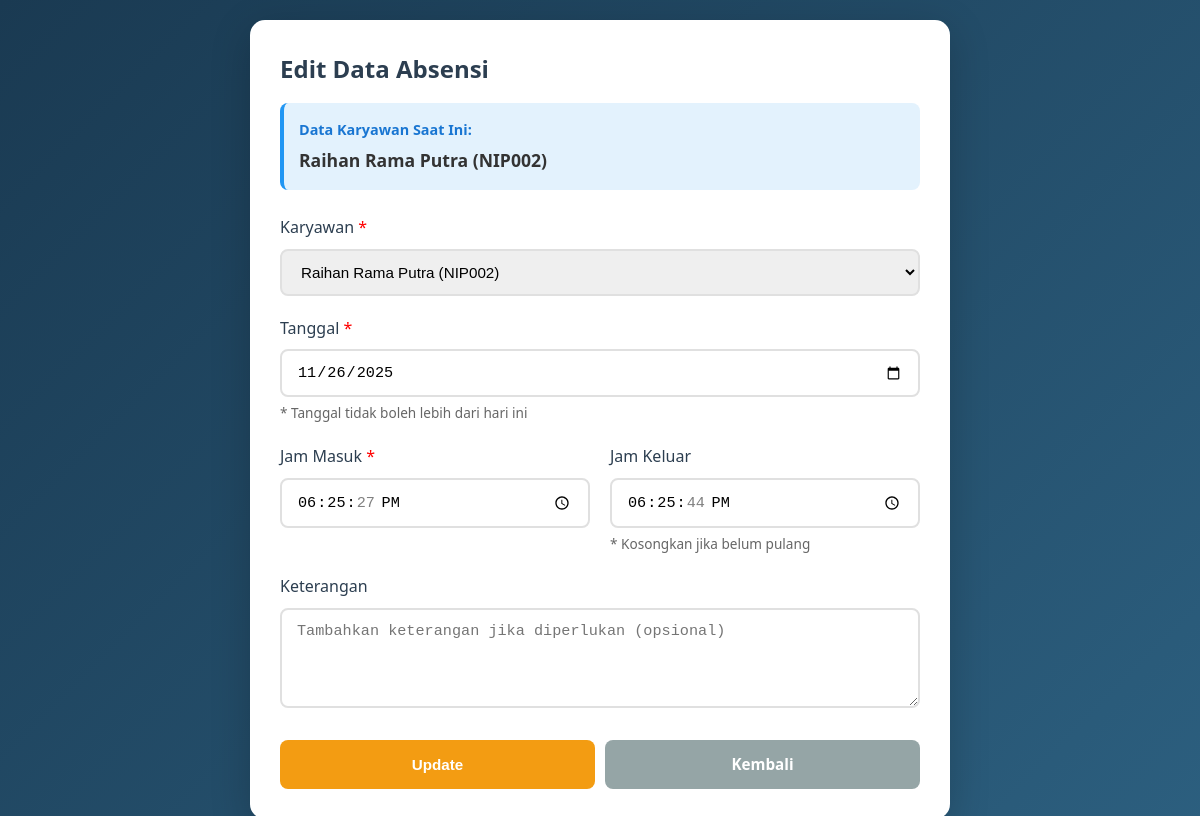
/pages/edit_absensi.php?id_absensi=8 (signed in), run on the app's committed database.
### tables this page shows
CREATE TABLE `absensi` (
  `id_absensi` int(11) NOT NULL,
  `id_user` int(11) NOT NULL,
  `nama` varchar(100) NOT NULL,
  `tanggal` date NOT NULL,
  `jam_masuk` time DEFAULT NULL,
  `jam_keluar` time DEFAULT NULL,
  `foto` varchar(255) DEFAULT NULL,
  `foto_keluar` varchar(255) DEFAULT NULL,
  `latitude` decimal(10,8) DEFAULT NULL,
  `longitude` decimal(11,8) DEFAULT NULL,
  `lat_keluar` decimal(10,8) DEFAULT NULL,
  `lon_keluar` decimal(11,8) DEFAULT NULL,
  `keterangan` text DEFAULT NULL
);

CREATE TABLE `karyawan` (
  `id_karyawan` int(11) NOT NULL,
  `nip` varchar(20) NOT NULL,
  `id_user` int(11) NOT NULL,
  `nama_lengkap` varchar(100) NOT NULL,
  `jenis_kelamin` enum('Laki-laki','Perempuan') NOT NULL,
  `email` varchar(100) DEFAULT NULL,
  `no_tlp` varchar(15) DEFAULT NULL,
  `tgl_lahir` date DEFAULT NULL,
  `alamat` text DEFAULT NULL,
  `foto` varchar(255) DEFAULT NULL,
  `created_at` timestamp NOT NULL DEFAULT current_timestamp(),
  `updated_at` timestamp NOT NULL DEFAULT current_timestamp() ON UPDATE current_timestamp()
);

CREATE TABLE `user` (
  `id_user` int(11) NOT NULL,
  `nama` varchar(100) NOT NULL,
  `username` varchar(50) NOT NULL,
  `password` varchar(255) NOT NULL,
  `role` enum('admin','karyawan') NOT NULL DEFAULT 'karyawan',
  `foto_profil` varchar(255) NOT NULL,
  `tgl_register` timestamp NOT NULL DEFAULT current_timestamp()
);

### pages/edit_absensi.php (the view, shortened to what this page needs)
<?php
include('../config/koneksi.php');
$id_absensi = isset($_GET['id_absensi']) ? intval($_GET['id_absensi']) : 0;
$query = mysqli_query($koneksi, "SELECT a.*,
                                         u.nama,
                                         u.username,
                                         k.nama_lengkap,
                                         k.nip
                                  FROM absensi a
                                  LEFT JOIN user u ON a.id_user = u.id_user
                                  LEFT JOIN karyawan k ON u.id_user = k.id_user
                                  WHERE a.id_absensi='$id_absensi'");
$data = mysqli_fetch_assoc($query);
$karyawan_list = mysqli_query($koneksi, "SELECT u.id_user, u.nama, u.username, k.nama_lengkap, k.nip
                                         FROM user u
                                         LEFT JOIN karyawan k ON u.id_user = k.id_user
                                         WHERE u.role='karyawan'
                                         ORDER BY u.nama ASC");
?>
<!DOCTYPE html>
<html lang="id">
<head>
    <link rel="stylesheet" href="../assets/css/dashboard.css">
</head>
<body>
    <div class="form-container">
        <div class="form-card">
            <h2>Edit Data Absensi</h2>
            <div class="info-box">
                <strong>Data Karyawan Saat Ini:</strong>
                <span>
                    <?= htmlspecialchars($data['nama_lengkap'] ?? $data['nama']) ?>
                    (<?= htmlspecialchars($data['nip'] ?? $data['username']) ?>)
                </span>
            </div>
            <form method="POST" action="">
                <div class="form-group">
                    <label for="id_user">Karyawan <span class="required">*</span></label>
                    <select id="id_user" name="id_user" class="form-control" required>
                        <?php while($karyawan = mysqli_fetch_assoc($karyawan_list)): ?>
                            <option value="<?= $karyawan['id_user'] ?>"
                                    <?= $karyawan['id_user'] == $data['id_user'] ? 'selected' : '' ?>>
                                <?= htmlspecialchars($karyawan['nama_lengkap'] ?? $karyawan['nama']) ?>
                                (<?= htmlspecialchars($karyawan['nip'] ?? $karyawan['username']) ?>)
                            </option>
                        <?php endwhile; ?>
                    </select>
                </div>
                <div class="form-group">
                    <label for="tanggal">Tanggal <span class="required">*</span></label>
                    <input type="date"
                           id="tanggal"
                           name="tanggal"
                           class="form-control"
                           required
                           value="<?= $data['tanggal'] ?>"
                           max="<?= date('Y-m-d') ?>">
                    <p class="info-text">* Tanggal tidak boleh lebih dari hari ini</p>
                </div>
                <div class="form-row">
                    <div class="form-group">
                        <label for="jam_masuk">Jam Masuk <span class="required">*</span></label>
                        <input type="time"
                               id="jam_masuk"
                               name="jam_masuk"
                               class="form-control"
                               required
                               value="<?= $data['jam_masuk'] ?>">
                    </div>
                    <div class="form-group">
                        <label for="jam_keluar">Jam Keluar</label>
                        <input type="time"
                               id="jam_keluar"
                               name="jam_keluar"
                               class="form-control"
                               value="<?= $data['jam_keluar'] ?>">
                        <p class="info-text">* Kosongkan jika belum pulang</p>
                    </div>
                </div>
                <div class="form-group">
                    <label for="keterangan">Keterangan</label>
                    <textarea id="keterangan"
                              name="keterangan"
                              class="form-control"
                              placeholder="Tambahkan keterangan jika diperlukan (opsional)"><?= htmlspecialchars($data['keterangan'] ?? '') ?></textarea>
                </div>
                <div class="form-actions">
                    <button type="submit" class="btn btn-warning">Update</button>
                    <a href="dashboard.php?page=absensi" class="btn btn-secondary">Kembali</a>
                </div>
            </form>
        </div>
    </div>
</body>
</html>

### assets/css/dashboard.css (style rules this page uses)
* { margin: 0; padding: 0; box-sizing: border-box; }
:root { --primary-navy: #1a3a52; --primary-orange: #ff6600; --secondary-navy: #2c5f7f; --light-orange: #ff8533; --white: #ffffff; --light-gray: #f5f7fa; --gray: #95a5a6; --dark-gray: #34495e; --text-dark: #2c3e50; --success: #27ae60; --danger: #e74c3c; --warning: #f39c12; --info: #3498db; }
body { font-family: 'Segoe UI', Tahoma, Geneva, Verdana, sans-serif; background: var(--light-gray); color: var(--text-dark); line-height: 1.6; }
.btn { padding: 10px 20px; border: none; border-radius: 8px; cursor: pointer; font-size: 0.95rem; font-weight: 600; transition: all 0.3s; text-decoration: none; display: inline-flex; align-items: center; gap: 8px; justify-content: center; }
.btn-secondary { background: #95a5a6; color: white; }
.btn-warning { background: #f39c12; color: white; }

### pages/edit_absensi.php (style rules this page uses)
body { background: linear-gradient(135deg, #1a3a52 0%, #2c5f7f 100%); min-height: 100vh; display: flex; align-items: center; justify-content: center; padding: 20px; }
.form-container { max-width: 700px; width: 100%; }
.form-card { background: white; padding: 30px; border-radius: 15px; box-shadow: 0 10px 40px rgba(0,0,0,0.2); }
.form-card h2 { color: #2c3e50; margin-bottom: 15px; }
.info-box { background: #e3f2fd; padding: 15px; border-radius: 8px; margin-bottom: 25px; border-left: 4px solid #2196f3; }
.info-box strong { display: block; margin-bottom: 5px; color: #1976d2; font-size: 0.9em; }
.info-box span { color: #333; font-size: 1.1em; font-weight: 600; }
.form-row { display: grid; grid-template-columns: 1fr 1fr; gap: 20px; }
.form-group { margin-bottom: 20px; }
.form-group label { display: block; margin-bottom: 8px; color: #2c3e50; font-weight: 500; }
.required { color: red; }
.form-control { width: 100%; padding: 12px 15px; border: 2px solid #e0e0e0; border-radius: 8px; font-size: 0.95rem; transition: all 0.3s; }
textarea.form-control { resize: vertical; min-height: 100px; }
.info-text { font-size: 0.85em; color: #666; margin-top: 5px; }
.form-actions { display: flex; gap: 10px; margin-top: 25px; }
.form-actions .btn { flex: 1; padding: 12px; text-align: center; text-decoration: none; border-radius: 8px; font-weight: 600; cursor: pointer; border: none; transition: all 0.3s; }
.btn-warning { background: #f39c12; color: white; }
.btn-secondary { background: #95a5a6; color: white; }

### data on the page
absensi: karyawan.nama_lengkap "Raihan Rama Putra", karyawan.nip "NIP002", tanggal "11/26/2025", jam_masuk "18:25:27", jam_keluar "18:25:44"
user: id_user "Raihan Rama Putra (NIP002)"
